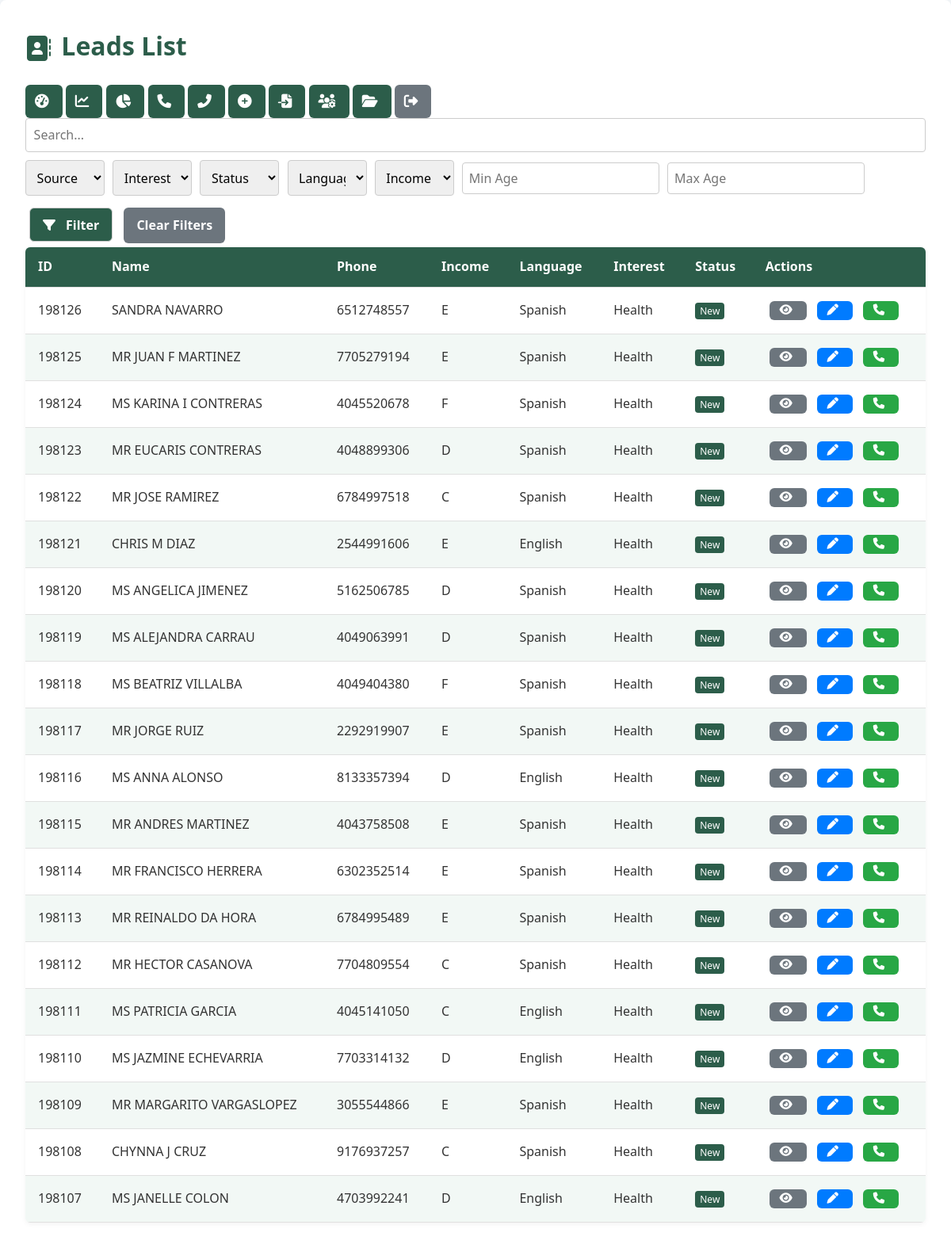
The app's page /leads/list.php (signed in) with its own data.
### tables this page shows
CREATE TABLE `leads` (
  `id` int(11) NOT NULL,
  `external_id` varchar(100) NOT NULL,
  `prefix` varchar(20) DEFAULT NULL,
  `first_name` varchar(50) NOT NULL,
  `mi` varchar(10) DEFAULT NULL,
  `last_name` varchar(50) NOT NULL,
  `phone` varchar(20) NOT NULL,
  `email` varchar(100) DEFAULT NULL,
  `address_line` varchar(150) DEFAULT NULL,
  `suite_apt` varchar(50) DEFAULT NULL,
  `city` varchar(50) DEFAULT NULL,
  `state` char(2) DEFAULT NULL,
  `zip5` char(5) DEFAULT NULL,
  `zip4` char(4) DEFAULT NULL,
  `delivery_point_bar_code` varchar(20) DEFAULT NULL,
  `carrier_route` varchar(20) DEFAULT NULL,
  `fips_county_code` char(5) DEFAULT NULL,
  `county_name` varchar(50) DEFAULT NULL,
  `age` int(11) DEFAULT NULL,
  `insurance_interest_id` int(11) DEFAULT NULL,
  `source_id` int(11) NOT NULL,
  `status_id` int(11) NOT NULL DEFAULT 1,
  `do_not_call` tinyint(1) NOT NULL DEFAULT 0,
  `taken_by` int(11) DEFAULT NULL,
  `taken_at` datetime DEFAULT NULL,
  `created_at` datetime NOT NULL DEFAULT current_timestamp(),
  `updated_at` datetime NOT NULL DEFAULT current_timestamp() ON UPDATE current_timestamp(),
  `income` varchar(10) DEFAULT NULL,
  `language` varchar(10) DEFAULT NULL,
  `notes` text DEFAULT NULL
);

CREATE TABLE `income_ranges` (
  `code` char(1) NOT NULL,
  `description` varchar(100) NOT NULL
);

CREATE TABLE `language_codes` (
  `code` char(2) NOT NULL,
  `description` varchar(100) NOT NULL
);

CREATE TABLE `insurance_interests` (
  `id` int(11) NOT NULL,
  `name` varchar(100) NOT NULL,
  `category` varchar(50) DEFAULT NULL,
  `active` tinyint(1) NOT NULL DEFAULT 1,
  `created_at` datetime NOT NULL DEFAULT current_timestamp()
);

CREATE TABLE `lead_statuses` (
  `id` int(11) NOT NULL,
  `name` varchar(50) NOT NULL,
  `description` text DEFAULT NULL,
  `order_index` int(11) NOT NULL DEFAULT 99,
  `created_at` datetime NOT NULL DEFAULT current_timestamp()
);

### lib/Auth.php (called while the page is built, shortened)
<?php
class Auth
{
    public static function user(): ?array
    {
        return $_SESSION['user'] ?? null;
    }
}

### leads/list.php (the view, shortened to what this page needs)
<?php
require_once __DIR__ . '/../lib/Auth.php';
$user  = Auth::user();
$roles = $user['roles'] ?? [];
$canCreate      = (bool) array_intersect($roles, ['admin', 'lead_manager']);
$canImport      = $canCreate;
$canViewCalls   = (bool) array_intersect($roles, ['admin', 'sales']);
$canManageUsers = in_array('admin', $roles, true);
$canEdit        = $canCreate;
$canCall        = (bool) array_intersect($roles, ['admin', 'sales']);
$canViewDashboard = (bool) array_intersect($roles, ['admin', 'viwer']);
$pdo = getPDO();
$page    = max(1, (int) ($_GET['page']     ?? 1));
$perPage = (int) ($_GET['per_page'] ?? 20);
$perPage = in_array($perPage, [10,20,50,100]) ? $perPage : 20;
$offset  = ($page - 1) * $perPage;
$conds  = ["1=1"];
$params = [];
$where = implode(' AND ', $conds);
$sql = "
    SELECT
        l.id,
        CONCAT_WS(' ',l.prefix,l.first_name,l.mi,l.last_name) AS full_name,
        l.phone,
        lc.description AS language_desc,
        ir.description AS income_desc,
        ii.name        AS interest,
        s.name         AS status,
        l.do_not_call,
        ll.user_id     AS locked_by,
        ll.expires_at  AS lock_expires
    FROM leads l
    LEFT JOIN language_codes      lc ON l.language               = lc.code
    LEFT JOIN income_ranges       ir ON l.income                 = ir.code
    LEFT JOIN insurance_interests ii ON l.insurance_interest_id = ii.id
    LEFT JOIN lead_statuses       s  ON l.status_id              = s.id
    LEFT JOIN lead_locks          ll ON l.id                     = ll.lead_id
                                        AND ll.expires_at >= NOW()
    WHERE $where
    ORDER BY l.id DESC
    LIMIT $offset, $perPage
";
$stmt = $pdo->prepare($sql);
$stmt->execute($params);
$leads = $stmt->fetchAll(PDO::FETCH_ASSOC);
?>
<!DOCTYPE html>
<html lang="en">
<head>
  <link rel="stylesheet" href="../assets/css/app.css">
  <link rel="stylesheet" href="https://cdnjs.cloudflare.com/ajax/libs/font-awesome/6.5.0/css/all.min.css " />
</head>
<body>
  <div class="container">
    <h1><i class="fas fa-address-book"></i> Leads List</h1>
<div class="actions">
    <?php if ($canViewDashboard): ?>
        <a class="btn-slide" href="../admin/dashboard.php" title="Dashboard">
            <i class="fas fa-tachometer-alt"></i><span> Dashboard</span>
        </a>
    <?php endif; ?>
    <?php if ($canViewDashboard): ?>
        <a class="btn-slide" href="../admin/my_metrics.php" title="My Metrics">
            <i class="fas fa-chart-line"></i><span> My Metrics</span>
        </a>
    <?php endif; ?>
    <?php if ($canManageUsers):  ?>
        <a class="btn-slide" href="../admin/all_metrics.php" title="All Metrics">
            <i class="fas fa-chart-pie"></i><span> All Metrics</span>
        </a>
    <?php endif; ?>
    <?php if ($canViewCalls): ?>
        <a class="btn-slide" href="../calls/my_interactions.php" title="My Calls">
            <i class="fas fa-phone"></i><span> My Calls</span>
        </a>
        <a class="btn-slide" href="../calls/list.php" title="All Calls">
            <i class="fas fa-phone-alt"></i><span> All Calls</span>
        </a>
    <?php endif; ?>
    <?php if ($canCreate): ?>
        <a class="btn-slide" href="add.php" title="New Lead">
            <i class="fas fa-plus-circle"></i><span> New Lead</span>
        </a>
    <?php endif; ?>
    <?php if ($canImport): ?>
        <a class="btn-slide" href="import.php" title="Import Leads">
            <i class="fas fa-file-import"></i><span> Import Leads</span>
        </a>
    <?php endif; ?>
    <?php if ($canManageUsers): ?>
        <a class="btn-slide" href="../admin/users.php" title="User Management">
            <i class="fas fa-users-cog"></i><span> User Management</span>
        </a>
        <a class="btn-slide" href="../admin/documents.php" title="Documents">
            <i class="fas fa-folder-open"></i><span> Documents</span>
        </a>
    <?php endif; ?>
    <a class="btn-slide btn-secondary" href="../auth/logout.php" title="Logout">
        <i class="fas fa-right-from-bracket"></i><span> Exit</span>
    </a>
</div>
    <form method="get" class="filters-form">
      <input type="text" name="search"
             placeholder="Search..."
             value="<?= htmlspecialchars($_GET['search'] ?? '') ?>">
      <select name="source">
        <option value="">Source</option>
      </select>
      <select name="interest">
        <option value="">Interest</option>
      </select>
      <select name="status">
        <option value="">Status</option>
      </select>
      <select name="language">
        <option value="">Language</option>
      </select>
      <select name="income">
        <option value="">Income</option>
      </select>
      <input type="number" name="age_min" placeholder="Min Age"
             value="<?= htmlspecialchars($_GET['age_min'] ?? '') ?>">
      <input type="number" name="age_max" placeholder="Max Age"
             value="<?= htmlspecialchars($_GET['age_max'] ?? '') ?>">
      <button type="submit" class="btn">
        <i class="fas fa-filter"></i> Filter
      </button>
      <a href="list.php" class="btn btn-secondary">Clear Filters</a>
    </form>
    <table class="table">
      <thead>
        <tr>
          <th>ID</th><th>Name</th><th>Phone</th>
          <th>Income</th><th>Language</th><th>Interest</th>
          <th>Status</th><th>Actions</th>
        </tr>
      </thead>
      <tbody>
        <?php if (empty($leads)): ?>
        <tr><td colspan="8" style="text-align:center;">No leads found.</td></tr>
        <?php else: foreach ($leads as $lead): ?>
        <tr>
          <td><?= $lead['id'] ?></td>
          <td><?= htmlspecialchars($lead['full_name']) ?></td>
          <td><?= htmlspecialchars($lead['phone']) ?></td>
          <td><?= htmlspecialchars($lead['income_desc']) ?></td>
          <td><?= htmlspecialchars($lead['language_desc']) ?></td>
          <td><?= htmlspecialchars($lead['interest']) ?></td>
          <td>
            <?php
              $st = strtolower($lead['status']);
              switch ($st) {
                  case 'new':
                      $cls = 'badge-green';
                      break;
              }
            ?>
            <span class="badge <?= $cls ?>"><?= htmlspecialchars($lead['status']) ?></span>
          </td>
          <td class="row-actions">
            <a class="btn btn-sm btn-secondary" title="View" href="view.php?id=<?= $lead['id'] ?>">
              <i class="fas fa-eye"></i>
            </a>
            <?php if ($canEdit): ?>
            <a class="btn btn-sm" title="Edit" style="background:#007bff" href="edit.php?lead_id=<?= $lead['id'] ?>">
              <i class="fas fa-pen"></i>
            </a>
            <?php endif; ?>
            <?php if ($canCall): ?>
            <a class="btn btn-sm" title="Call" style="background:#28a745" href="../calls/add.php?lead_id=<?= $lead['id'] ?>">
              <i class="fas fa-phone"></i>
            </a>
            <?php endif; ?>
          </td>
        </tr>
        <?php endforeach; endif; ?>
      </tbody>
    </table>
  </div>
</body>
</html>

### assets/css/app.css (style rules this page uses)
*, *:before, *:after { box-sizing: border-box; margin: 0; padding: 0; }
body { font-family: 'Segoe UI', Tahoma, Geneva, Verdana, sans-serif; background-color: #f4f7fa; color: #333; line-height: 1.6; font-size: 1rem; }
a { text-decoration: none; color: inherit; }
button, input, select, textarea { font-family: inherit; font-size: inherit; padding: 0.5rem; border: 1px solid #ccc; border-radius: 4px; outline: none; transition: border-color 0.3s ease; }
.container { max-width: 1200px; margin: 0 auto; padding: 2rem; background-color: #ffffff; border-radius: 8px; box-shadow: 0 4px 12px rgba(0, 0, 0, 0.1); }
h1, h2, h3, h4, h5, h6 { font-weight: bold; margin-bottom: 1rem; color: #2c5d4a; }
h1 { font-size: 2rem; }
.actions { margin-top: 1.5rem; }
.btn { margin: 5px; display: inline-flex; align-items: center; gap: 0.5rem; padding: 0.6rem 1rem; background-color: #2c5d4a; color: white; text-decoration: none; border-radius: 6px; font-weight: bold; cursor: pointer; transition: background-color 0.3s ease; }
.btn-sm { padding: 0.3rem 0.8rem; font-size: 0.9rem; }
.btn-secondary { background-color: #6c757d; }
input[type="text"], input[type="email"], input[type="password"], input[type="tel"], select, textarea { width: 100%; padding: 0.6rem; border: 1px solid #ccc; border-radius: 4px; transition: border-color 0.3s ease; }
.table { width: 100%; border-collapse: collapse; margin-bottom: 1.5rem; background-color: #fff; border-radius: 6px; overflow: hidden; box-shadow: 0 2px 6px rgba(0, 0, 0, 0.05); }
.table th, .table td { padding: 12px 16px; border-bottom: 1px solid #e0e0e0; }
.table th { background-color: #2c5d4a; color: #fff; font-weight: 600; text-align: left; }
.table tr:nth-child(even) { background-color: #f2f8f5; }
.table thead { position: sticky; top: 0; background-color: #2c5d4a; color: white; z-index: 1; }
select { width: 100px; }
.btn i.fas { margin-right: 5px; }
.fas { vertical-align: middle; }
.fas { margin-right: 5px; }
.btn-slide { display: inline-flex; align-items: center; padding: 0.5rem 0.75rem; background-color: #2c5d4a; color: white; text-decoration: none; border-radius: 6px; overflow: hidden; white-space: nowrap; transition: background-color 0.3s ease; }
.btn-slide i { font-size: 1.1em; transition: transform 0.3s ease; }
.btn-slide.btn-secondary { background-color: #6c757d; }

### leads/list.php (style rules this page uses)
.badge { padding:2px 6px; border-radius:4px; font-size:.75rem; color:#fff; }
.badge-green { background:#2c5d4a; }
.row-actions a { margin-right:4px; }
form.filters-form select, form.filters-form input { margin:0 6px 10px 0; }

### records on screen
leads: id "198126", full_name "SANDRA NAVARRO", phone "6512748557", income_ranges.description "E", language_codes.description "Spanish", insurance_interest.name "Health", status.name "New"
leads: id "198125", full_name "MR JUAN F MARTINEZ", phone "7705279194", income_ranges.description "E", language_codes.description "Spanish", insurance_interest.name "Health", status.name "New"
leads: id "198124", full_name "MS KARINA I CONTRERAS", phone "4045520678", income_ranges.description "F", language_codes.description "Spanish", insurance_interest.name "Health", status.name "New"
leads: id "198123", full_name "MR EUCARIS CONTRERAS", phone "4048899306", income_ranges.description "D", language_codes.description "Spanish", insurance_interest.name "Health", status.name "New"
leads: id "198122", full_name "MR JOSE RAMIREZ", phone "6784997518", income_ranges.description "C", language_codes.description "Spanish", insurance_interest.name "Health", status.name "New"
leads: id "198121", full_name "CHRIS M DIAZ", phone "2544991606", income_ranges.description "E", language_codes.description "English", insurance_interest.name "Health", status.name "New"
leads: id "198120", full_name "MS ANGELICA JIMENEZ", phone "5162506785", income_ranges.description "D", language_codes.description "Spanish", insurance_interest.name "Health", status.name "New"
leads: id "198119", full_name "MS ALEJANDRA CARRAU", phone "4049063991", income_ranges.description "D", language_codes.description "Spanish", insurance_interest.name "Health", status.name "New"
leads: id "198118", full_name "MS BEATRIZ VILLALBA", phone "4049404380", income_ranges.description "F", language_codes.description "Spanish", insurance_interest.name "Health", status.name "New"
leads: id "198117", full_name "MR JORGE RUIZ", phone "2292919907", income_ranges.description "E", language_codes.description "Spanish", insurance_interest.name "Health", status.name "New"
leads: id "198116", full_name "MS ANNA ALONSO", phone "8133357394", income_ranges.description "D", language_codes.description "English", insurance_interest.name "Health", status.name "New"
leads: id "198115", full_name "MR ANDRES MARTINEZ", phone "4043758508", income_ranges.description "E", language_codes.description "Spanish", insurance_interest.name "Health", status.name "New"
leads: id "198114", full_name "MR FRANCISCO HERRERA", phone "6302352514", income_ranges.description "E", language_codes.description "Spanish", insurance_interest.name "Health", status.name "New"
leads: id "198113", full_name "MR REINALDO DA HORA", phone "6784995489", income_ranges.description "E", language_codes.description "Spanish", insurance_interest.name "Health", status.name "New"
leads: id "198112", full_name "MR HECTOR CASANOVA", phone "7704809554", income_ranges.description "C", language_codes.description "Spanish", insurance_interest.name "Health", status.name "New"
leads: id "198111", full_name "MS PATRICIA GARCIA", phone "4045141050", income_ranges.description "C", language_codes.description "English", insurance_interest.name "Health", status.name "New"
leads: id "198110", full_name "MS JAZMINE ECHEVARRIA", phone "7703314132", income_ranges.description "D", language_codes.description "English", insurance_interest.name "Health", status.name "New"
leads: id "198109", full_name "MR MARGARITO VARGASLOPEZ", phone "3055544866", income_ranges.description "E", language_codes.description "Spanish", insurance_interest.name "Health", status.name "New"
leads: id "198108", full_name "CHYNNA J CRUZ", phone "9176937257", income_ranges.description "C", language_codes.description "Spanish", insurance_interest.name "Health", status.name "New"
leads: id "198107", full_name "MS JANELLE COLON", phone "4703992241", income_ranges.description "D", language_codes.description "English", insurance_interest.name "Health", status.name "New"
